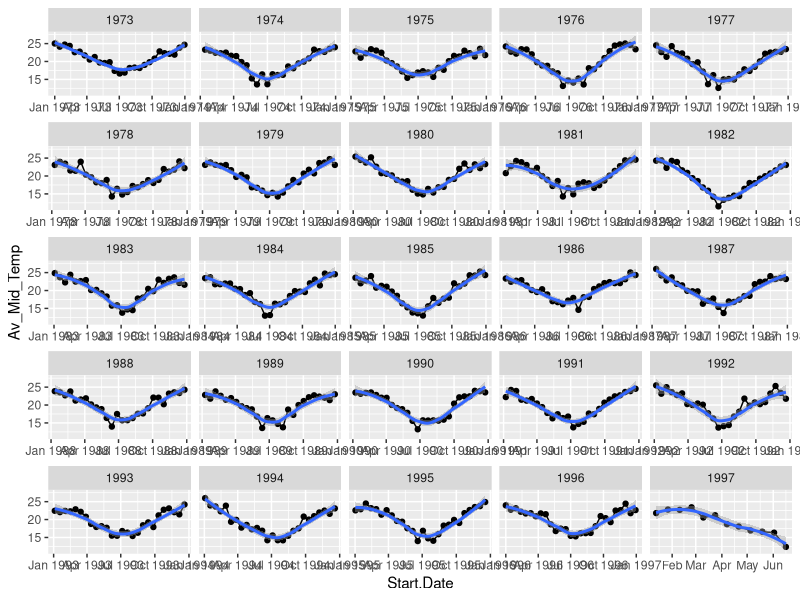
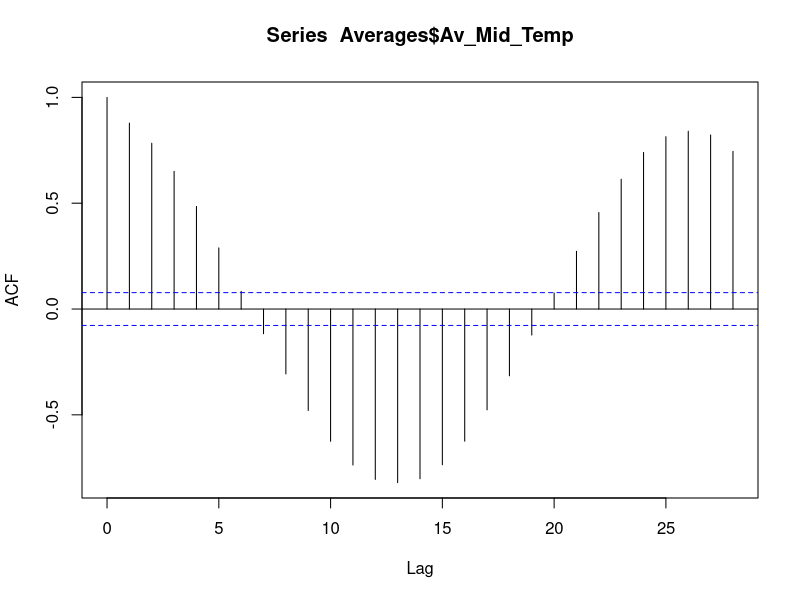
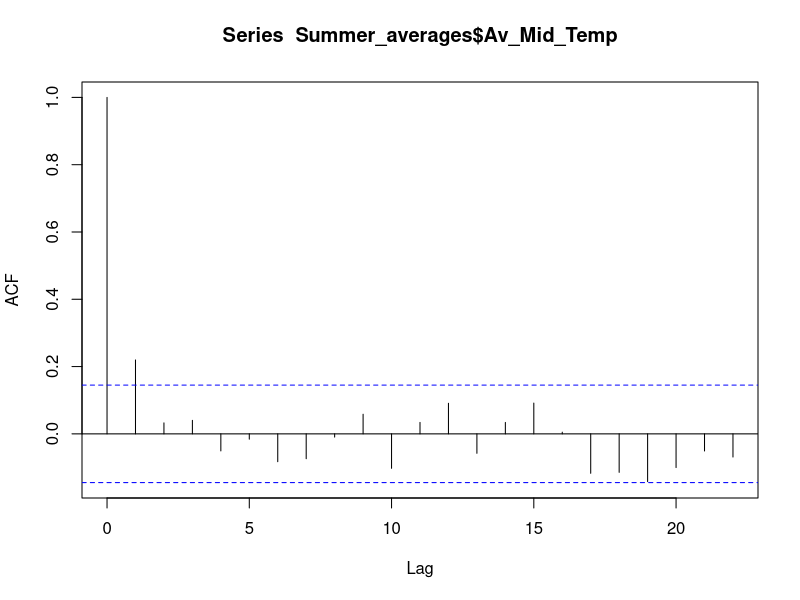

Here is the R script that generated these plots, in order:
## ---- chunk 1
knitr::opts_chunk$set(echo = TRUE)
## ---- chunk 2
library(tidyverse)
library(dplyr)
library(tseries)
## ---- chunk 3
Min_temp_data <- read.csv("IDCJAC0011_031083_1800_DAILYMIN/IDCJAC0011_031083_1800_Data.csv")  
Max_temp_data <- read.csv("IDCJAC0010_031083_1800_DAILYMAX/IDCJAC0010_031083_1800_Data.csv")
## ---- chunk 4
MinMax_df <- full_join(Min_temp_data, Max_temp_data,
                     by = join_by(Bureau.of.Meteorology.station.number, Year, Month, Day)) %>% 
  mutate(Date = ymd(paste(Year, Month, Day))) # this makes a date object

nrow(MinMax_df)/14 ## to calculate 2-weekly intervals 

start = min(MinMax_df$Date)

Period <- MinMax_df %>%
  mutate(DaysSinceStart =  Date-start) %>% 
  mutate(Period_ID = as.numeric(DaysSinceStart) %/% 14) %>%  ## %/% divides left operand by right operand, with answer rounded to nearest integer
  group_by(Period_ID) 

Averages <- Period %>%
  summarise(Av_Mid_Temp = mean((Maximum.temperature..Degree.C.+
                                Minimum.temperature..Degree.C.)/2, na.rm=TRUE), 
                                Start.Date = min(Date))

Averages %>%
  mutate(Year = year(Start.Date)) %>%
  ggplot(aes(x = Start.Date, y = Av_Mid_Temp))+
  geom_point()+
  geom_line()+
  geom_smooth()+
  facet_wrap(~Year, scales = 'free_x')

sd(Averages$Av_Mid_Temp)

acf(Averages$Av_Mid_Temp) %>% print


## From here you should be able to use group_by() and summarise() to get the means in each period we were after

## ---- chunk 5
sd(MinMax_df$Maximum.temperature..Degree.C., na.rm=TRUE)
mean(MinMax_df$Maximum.temperature..Degree.C., na.rm=TRUE)

# filter months 12, 1, 2 = Dec, Jan, Feb = summer - as when highest temperatures and we're looking at effects of warming

Summer_data <- filter(Period, Month == "1" | Month == "2" | Month =="12")


Summer_period <- Summer_data %>%
  mutate(DaysSinceStart =  Date-start) %>% 
  mutate(Period_ID = as.numeric(DaysSinceStart) %/% 14) %>%  ## %/% divides left operand by right operand, with answer rounded to nearest integer
  group_by(Period_ID) 

Summer_averages <- Summer_period %>%
  summarise(Av_Mid_Temp = mean((Maximum.temperature..Degree.C.+
                                Minimum.temperature..Degree.C.)/2, na.rm=TRUE), 
                                Start.Date = min(Date))

sd(Summer_averages$Av_Mid_Temp)
mean(Summer_averages$Av_Mid_Temp)
mean(Summer_data$Maximum.temperature..Degree.C., na.rm=TRUE)
sd(Summer_data$Maximum.temperature..Degree.C., na.rm=TRUE)

acf(Summer_averages$Av_Mid_Temp) %>% print
